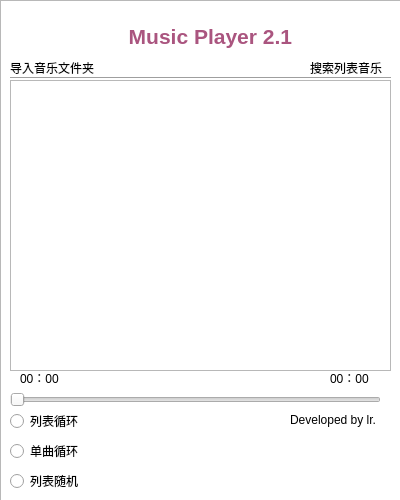
<?xml version="1.0" encoding="UTF-8"?>
<ui version="4.0">
 <class>Widget</class>
 <widget class="QWidget" name="Widget">
  <property name="enabled">
   <bool>true</bool>
  </property>
  <property name="geometry">
   <rect>
    <x>0</x>
    <y>0</y>
    <width>400</width>
    <height>500</height>
   </rect>
  </property>
  <property name="minimumSize">
   <size>
    <width>400</width>
    <height>500</height>
   </size>
  </property>
  <property name="maximumSize">
   <size>
    <width>400</width>
    <height>500</height>
   </size>
  </property>
  <property name="windowTitle">
   <string>Widget</string>
  </property>
  <property name="autoFillBackground">
   <bool>false</bool>
  </property>
  <property name="styleSheet">
   <string notr="true">QPushButton:hover
{
	background-color: rgb(85, 255, 255);
}









</string>
  </property>
  <widget class="QPushButton" name="pushButton_3">
   <property name="geometry">
    <rect>
     <x>100</x>
     <y>450</y>
     <width>41</width>
     <height>41</height>
    </rect>
   </property>
   <property name="styleSheet">
    <string notr="true">background-image: url(:/new/prefix5/C:/Users/28301/Desktop/assets/003700.png);</string>
   </property>
   <property name="text">
    <string/>
   </property>
   <property name="flat">
    <bool>true</bool>
   </property>
  </widget>
  <widget class="QPushButton" name="pushButton_4">
   <property name="geometry">
    <rect>
     <x>170</x>
     <y>450</y>
     <width>41</width>
     <height>41</height>
    </rect>
   </property>
   <property name="styleSheet">
    <string notr="true">background-image: url(:/new/prefix5/C:/Users/28301/Desktop/assets/004607.png);</string>
   </property>
   <property name="text">
    <string/>
   </property>
   <property name="flat">
    <bool>true</bool>
   </property>
  </widget>
  <widget class="QPushButton" name="pushButton_7">
   <property name="geometry">
    <rect>
     <x>240</x>
     <y>450</y>
     <width>41</width>
     <height>41</height>
    </rect>
   </property>
   <property name="styleSheet">
    <string notr="true">background-image: url(:/new/prefix5/C:/Users/28301/Desktop/assets/002907.png);</string>
   </property>
   <property name="text">
    <string/>
   </property>
   <property name="flat">
    <bool>true</bool>
   </property>
  </widget>
  <widget class="QPushButton" name="pushButton_8">
   <property name="geometry">
    <rect>
     <x>330</x>
     <y>430</y>
     <width>61</width>
     <height>61</height>
    </rect>
   </property>
   <property name="styleSheet">
    <string notr="true">background-image: url(:/n/C:/Users/28301/Desktop/assets/224128.png);</string>
   </property>
   <property name="text">
    <string/>
   </property>
   <property name="flat">
    <bool>true</bool>
   </property>
  </widget>
  <widget class="QPushButton" name="pushButton">
   <property name="geometry">
    <rect>
     <x>30</x>
     <y>10</y>
     <width>41</width>
     <height>41</height>
    </rect>
   </property>
   <property name="styleSheet">
    <string notr="true">
background-image: url(:/C:/Users/28301/Desktop/assets/221434.png);
</string>
   </property>
   <property name="text">
    <string/>
   </property>
   <property name="flat">
    <bool>true</bool>
   </property>
  </widget>
  <widget class="QListWidget" name="listWidget">
   <property name="enabled">
    <bool>true</bool>
   </property>
   <property name="geometry">
    <rect>
     <x>10</x>
     <y>80</y>
     <width>381</width>
     <height>291</height>
    </rect>
   </property>
   <property name="autoFillBackground">
    <bool>false</bool>
   </property>
   <property name="styleSheet">
    <string notr="true">background-image: url(:/new/prefix4/C:/Users/28301/Desktop/assets/231327.png);</string>
   </property>
  </widget>
  <widget class="QSlider" name="pcslider">
   <property name="geometry">
    <rect>
     <x>10</x>
     <y>390</y>
     <width>371</width>
     <height>20</height>
    </rect>
   </property>
   <property name="orientation">
    <enum>Qt::Horizontal</enum>
   </property>
  </widget>
  <widget class="QLabel" name="labelc">
   <property name="geometry">
    <rect>
     <x>20</x>
     <y>370</y>
     <width>54</width>
     <height>16</height>
    </rect>
   </property>
   <property name="text">
    <string>00：00</string>
   </property>
  </widget>
  <widget class="QLabel" name="labels">
   <property name="geometry">
    <rect>
     <x>330</x>
     <y>370</y>
     <width>51</width>
     <height>16</height>
    </rect>
   </property>
   <property name="text">
    <string>00：00</string>
   </property>
  </widget>
  <widget class="QLabel" name="label">
   <property name="geometry">
    <rect>
     <x>10</x>
     <y>60</y>
     <width>91</width>
     <height>16</height>
    </rect>
   </property>
   <property name="text">
    <string>导入音乐文件夹</string>
   </property>
  </widget>
  <widget class="Line" name="line">
   <property name="geometry">
    <rect>
     <x>10</x>
     <y>70</y>
     <width>381</width>
     <height>16</height>
    </rect>
   </property>
   <property name="orientation">
    <enum>Qt::Horizontal</enum>
   </property>
  </widget>
  <widget class="QLabel" name="label_2">
   <property name="geometry">
    <rect>
     <x>310</x>
     <y>60</y>
     <width>81</width>
     <height>16</height>
    </rect>
   </property>
   <property name="text">
    <string>搜索列表音乐</string>
   </property>
  </widget>
  <widget class="QPushButton" name="pushButton_2">
   <property name="geometry">
    <rect>
     <x>330</x>
     <y>10</y>
     <width>41</width>
     <height>41</height>
    </rect>
   </property>
   <property name="styleSheet">
    <string notr="true">background-image: url(:/n/C:/Users/28301/Desktop/assets/221605.png);</string>
   </property>
   <property name="text">
    <string/>
   </property>
   <property name="flat">
    <bool>true</bool>
   </property>
  </widget>
  <widget class="QRadioButton" name="radioButton">
   <property name="geometry">
    <rect>
     <x>10</x>
     <y>440</y>
     <width>97</width>
     <height>22</height>
    </rect>
   </property>
   <property name="text">
    <string>单曲循环</string>
   </property>
   <attribute name="buttonGroup">
    <string notr="true">buttonGroup</string>
   </attribute>
  </widget>
  <widget class="QRadioButton" name="radioButton_2">
   <property name="geometry">
    <rect>
     <x>10</x>
     <y>410</y>
     <width>97</width>
     <height>22</height>
    </rect>
   </property>
   <property name="text">
    <string>列表循环</string>
   </property>
   <attribute name="buttonGroup">
    <string notr="true">buttonGroup</string>
   </attribute>
  </widget>
  <widget class="QRadioButton" name="radioButton_3">
   <property name="geometry">
    <rect>
     <x>10</x>
     <y>470</y>
     <width>71</width>
     <height>22</height>
    </rect>
   </property>
   <property name="text">
    <string>列表随机</string>
   </property>
   <attribute name="buttonGroup">
    <string notr="true">buttonGroup</string>
   </attribute>
  </widget>
  <widget class="QListView" name="listView">
   <property name="geometry">
    <rect>
     <x>0</x>
     <y>0</y>
     <width>401</width>
     <height>501</height>
    </rect>
   </property>
   <property name="styleSheet">
    <string notr="true">
border-image: url(:/C:/Users/28301/Desktop/assets/wallhaven-yjww1l.png);</string>
   </property>
   <property name="frameShape">
    <enum>QFrame::StyledPanel</enum>
   </property>
  </widget>
  <widget class="QTextBrowser" name="textBrowser">
   <property name="geometry">
    <rect>
     <x>120</x>
     <y>20</y>
     <width>191</width>
     <height>41</height>
    </rect>
   </property>
   <property name="frameShape">
    <enum>QFrame::NoFrame</enum>
   </property>
   <property name="lineWrapMode">
    <enum>QTextEdit::WidgetWidth</enum>
   </property>
   <property name="html">
    <string>&lt;!DOCTYPE HTML PUBLIC &quot;-//W3C//DTD HTML 4.0//EN&quot; &quot;http://www.w3.org/TR/REC-html40/strict.dtd&quot;&gt;
&lt;html&gt;&lt;head&gt;&lt;meta name=&quot;qrichtext&quot; content=&quot;1&quot; /&gt;&lt;meta charset=&quot;utf-8&quot; /&gt;&lt;style type=&quot;text/css&quot;&gt;
p, li { white-space: pre-wrap; }
hr { height: 1px; border-width: 0; }
li.unchecked::marker { content: &quot;\2610&quot;; }
li.checked::marker { content: &quot;\2612&quot;; }
&lt;/style&gt;&lt;/head&gt;&lt;body style=&quot; font-family:'Microsoft YaHei UI'; font-size:9pt; font-weight:400; font-style:normal;&quot;&gt;
&lt;p align=&quot;center&quot; style=&quot; margin-top:0px; margin-bottom:0px; margin-left:0px; margin-right:0px; -qt-block-indent:0; text-indent:0px;&quot;&gt;&lt;span style=&quot; font-size:16pt; font-weight:700; color:#aa557f;&quot;&gt;Music Player 2.1 &lt;/span&gt;&lt;span style=&quot; font-size:12pt; font-weight:700; color:#aa557f;&quot;&gt; &lt;/span&gt;&lt;/p&gt;&lt;/body&gt;&lt;/html&gt;</string>
   </property>
  </widget>
  <widget class="QLabel" name="label_3">
   <property name="geometry">
    <rect>
     <x>290</x>
     <y>410</y>
     <width>91</width>
     <height>20</height>
    </rect>
   </property>
   <property name="text">
    <string>Developed by lr.</string>
   </property>
  </widget>
  <zorder>listView</zorder>
  <zorder>pushButton_4</zorder>
  <zorder>pushButton_7</zorder>
  <zorder>pushButton_8</zorder>
  <zorder>pushButton</zorder>
  <zorder>listWidget</zorder>
  <zorder>pcslider</zorder>
  <zorder>pushButton_3</zorder>
  <zorder>labelc</zorder>
  <zorder>labels</zorder>
  <zorder>label</zorder>
  <zorder>line</zorder>
  <zorder>label_2</zorder>
  <zorder>pushButton_2</zorder>
  <zorder>radioButton</zorder>
  <zorder>radioButton_2</zorder>
  <zorder>radioButton_3</zorder>
  <zorder>textBrowser</zorder>
  <zorder>label_3</zorder>
 </widget>
 <resources/>
 <connections/>
 <buttongroups>
  <buttongroup name="buttonGroup"/>
 </buttongroups>
</ui>
